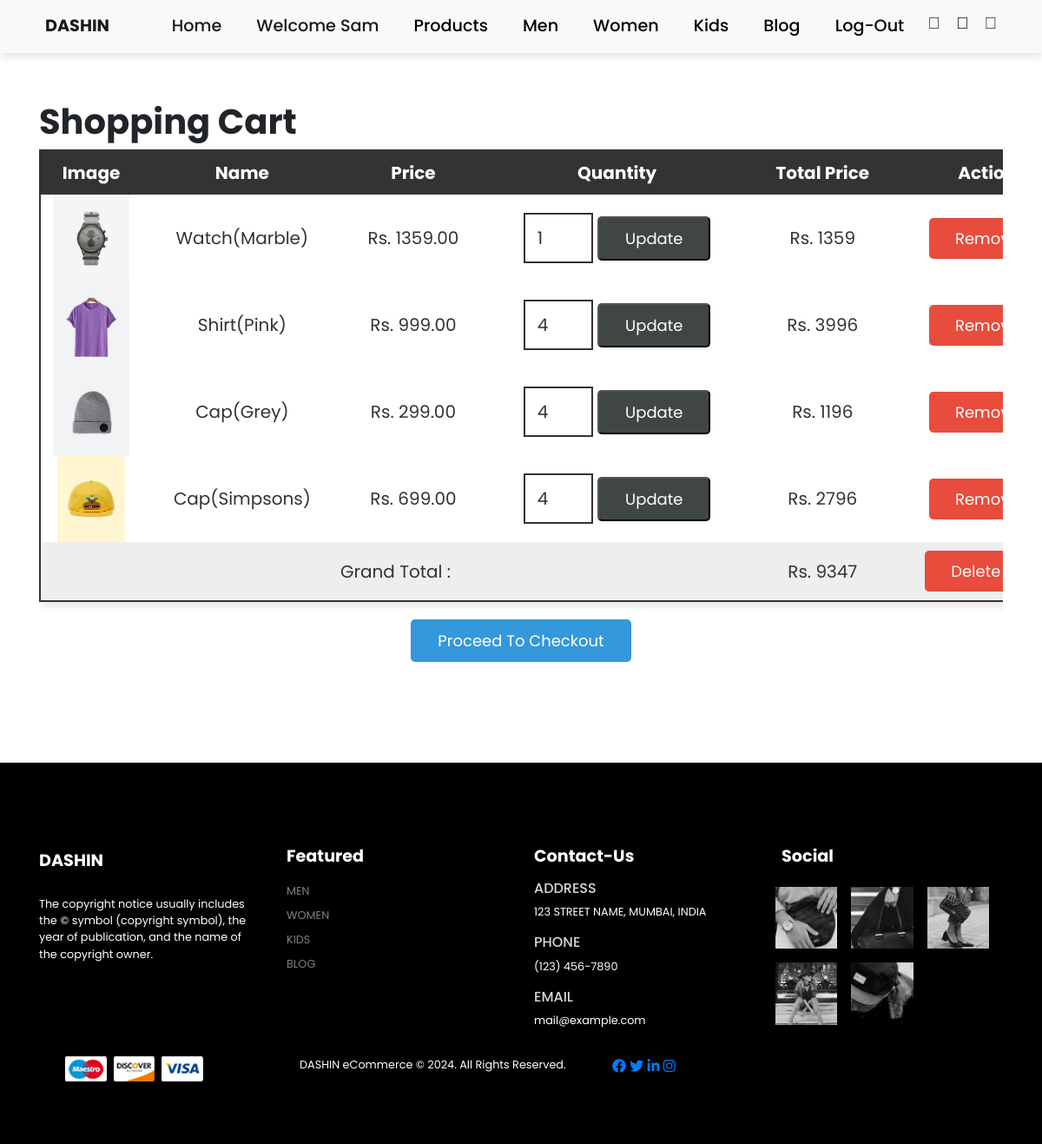
Page /cart.php (signed in) on the committed database.
### tables this page shows
CREATE TABLE `user_form` (
  `id` int(100) NOT NULL,
  `name` varchar(100) NOT NULL,
  `uname` varchar(100) NOT NULL,
  `email` varchar(100) NOT NULL,
  `password` varchar(100) NOT NULL
);

CREATE TABLE `cart` (
  `id` int(100) NOT NULL,
  `user_id` int(100) NOT NULL,
  `name` varchar(100) NOT NULL,
  `price` varchar(100) NOT NULL,
  `image` varchar(100) NOT NULL,
  `quantity` int(100) NOT NULL
);

### cart.php (the view, shortened to what this page needs)
<?php
include 'config.php';
$user_id = $_SESSION['user_id'];
?>
<!DOCTYPE html>
<html lang="en">
<head>
    <link rel="stylesheet" href="https://stackpath.bootstrapcdn.com/bootstrap/4.1.3/css/bootstrap.min.css"
>
    <link rel="stylesheet" href="https://pro.fontawesome.com/releases/v5.10.0/css/all.css" />
    <link rel="stylesheet" href="css/styleprod1.css">
</head>
<body>
<?php
    $select_user = mysqli_query($conn, "SELECT * FROM `user_form` WHERE id ='$user_id' ") or die('query failed');
    if(mysqli_num_rows($select_user) > 0){
        $fetch_user = mysqli_fetch_assoc($select_user);
    };
?>
    <nav class="navbar navbar-expand-lg navbar-light bg-light py-3 fixed-top">
        <div class="container">
          <a style="font-weight:bold" class="navbar-brand" href="newindex.php">DASHIN</a>
          <div class="collapse navbar-collapse" id="navbarSupportedContent">
            <ul class="navbar-nav ml-auto">
              <li class="nav-item">
                <a class="nav-link active" href="newindex.php">Home</a>
              </li>
              <li class="nav-item">
                <a class="nav-link active" href="">Welcome <?php echo $fetch_user['name']; ?></a>
              </li>
              <li class="nav-item">
                <a class="nav-link" href="products.php">Products</a>
              </li>
              <li class="nav-item">
                <a class="nav-link" href="men.php">Men</a>
              </li>
              <li class="nav-item">
                <a class="nav-link" href="women.php">Women</a>
              </li>
              <li class="nav-item">
                <a class="nav-link" href="kids.php">Kids</a>
              </li>
              <li class="nav-item">
                <a class="nav-link" href="blog.php">Blog</a>
              </li>
              <li class="nav-item">
                <a class="nav-link" href="products.php?logout=<?php echo $user_id; ?>" onclick="return confirm('Are you sure you want to Logout?'); ">Log-Out</a>
              </li>
              <li class="nav-item">
                <i class="fal fa-search"></i>
                <a href="cart.php" class="fal fa-shopping-bag" ></a>
                <i class="fal fa-user"></i>
              </li>
          </div>
        </div>
      </nav>
<section id="featured" class="my-5 py-5">
<div class="container">
<div class="shopping-cart">
    <h1 class="heading">Shopping Cart</h1>
    <table>
        <thead>
            <th>image</th>
            <th>name</th>
            <th>price</th>
            <th>quantity</th>
            <th>total price</th>
            <th>action</th>
        </thead>
        <tbody>
        <?php
            $grand_total = 0;
            $cart_query = mysqli_query($conn, "SELECT * FROM `cart` WHERE user_id = '$user_id' ") or die('query failed');
            if(mysqli_num_rows($cart_query) > 0){
            while($fetch_cart = mysqli_fetch_assoc($cart_query)){
        ?>
            <tr>
                <td><img src="img/<?php echo $fetch_cart['image']; ?>" height= 100 alt=""></td>
                <td><?php echo $fetch_cart['name']; ?></td>
                <td>Rs. <?php echo $fetch_cart['price']; ?></td>
                <td>
                    <form action="" method="post">
                        <input type="number" min="1" name="cart_quantity" value="<?php echo $fetch_cart['quantity']; ?>">
                        <input type="submit" name="update_cart" value="update" class="option-btn">
                    </form>
                </td>
                <td>Rs. <?php echo $sub_total = $fetch_cart['price'] * $fetch_cart['quantity'] ; ?></td>
                <td><a href="cart.php?remove=<?php echo $fetch_cart['id']; ?>" class="delete-btn" onclick="return confirm('Remove Item from Cart?');">Remove</a></td>
            </tr>
        <?php
            $grand_total += $sub_total;
              };
            }else{
                echo '<tr><td style="padding:20px; text-transform:capitalize;"  colspan="6">No Items added...</td></tr>' ;
            }
        ?>
        <tr class="table-bottom">
            <td colspan="4">Grand Total : </td>
            <td>Rs. <?php echo $grand_total; ?></td>
            <td><a href="cart.php?delete_all" class="delete-btn <?php echo ($grand_total > 1)?'':'disabled'; ?>" onclick="return confirm('Delete All Items from Cart?');">Delete All</a></td>
        </tr>
    </tbody>
    </table>
    <div class="cart-btn">
        <a href="checkout.php" class="btn <?php echo ($grand_total > 1)?'':'disabled'; ?>">Proceed to Checkout</a>
    </div>
    </div>
</div>
  </section>
  <footer class="mt-5 py-5">
    <div class="container mx-auto">
        <div class="row pt-5">
            <div class="footer-one col-lg-3 col-md-6 col-12">
                <a class="navbar-brand"><h5>DASHIN</h5></a>
                <p class="pt-3">The copyright notice usually includes the © symbol (copyright symbol), the year of publication, and the name of the copyright owner.</p>
            </div>
            <div class="footer-one col-lg-3 col-md-6 col-12 mb-3">
                <h5 class="pb-2">Featured</h5>
                <ul class="text-uppercase list-unstyled">
                    <li><a href="men.html">Men</a></li>
                    <li><a href="women.html">Women</a></li>
                    <li><a href="kids.html">Kids</a></li>
                    <li><a href="blog.html">Blog</a></li>
                </ul>
            </div>
            <div class="footer-one col-lg-3 col-md-6 col-12 mb-3 " >
                <h5 class="pb-2">Contact-Us</h5>
                <div>
                    <h6 class="text-uppercase">Address</h6>
                    <p>123 STREET NAME, MUMBAI, INDIA</p>
                </div>
                <div>
                    <h6 class="text-uppercase">Phone</h6>
                    <p>(123) 456-7890</p>
                </div>
                <div>
                    <h6 class="text-uppercase">Email</h6>
                    <p>mail@example.com</p>
                </div>
            </div>
            <div class="footer-one col-lg-3 col-md-6 col-12">
                <h5 class="pb-2">Social</h5>
                <div class="row">
                    <img class="img-fluid w-25 h-100 m-2" src="img/insta/1.jpg" alt="">
                    <img class="img-fluid w-25 h-100 m-2" src="img/insta/2.jpg" alt="">
                    <img class="img-fluid w-25 h-100 m-2" src="img/insta/3.jpg" alt="">
                    <img class="img-fluid w-25 h-100 m-2" src="img/insta/4.jpg" alt="">
                    <img class="img-fluid w-25 h-100 m-2" src="img/insta/5.jpg" alt="">
                </div>
            </div>
        </div>
        <div class="row container mx-auto">
            <div class="col-lg-3 col-md-6 col-12 mb-4">
                <img src="img/payment.png" alt="">
            </div>
            <div class="col-lg-4 col-md-6 col-12 text-nowrap mb-2">
                <p>DASHIN eCommerce &copy; 2024. All Rights Reserved.</p>
            </div>
            <div class="col-lg-4 col-md-6 col-12">
                <a href="#"><i class="fab fa-facebook"></i></a>
                <a href="#"><i class="fab fa-twitter"></i></a>
                <a href="#"><i class="fab fa-linkedin-in"></i></a>
                <a href="#"><i class="fab fa-instagram"></i></a>
            </div>
        </div>
    </div>
</footer>
</body>
</html>

### css/styleprod1.css (style rules this page uses)
:root { --blue:#3498db; --red:#e74c3c; --orange:#f39c12; --black:#333; --white:#fff; --light-bg:#eee; --box-shadow:0 5px 10px rgba(0,0,0,.1); --border:2px solid var(--black); }
* { margin: 0; padding: 0; box-sizing: border-box; }
body { font-family: "Poppins", sans-serif; }
.btn, .delete-btn, .option-btn { display: inline-block; padding: 10px 30px; cursor: pointer; font-size: 18px; color: white; border-radius: 5px; text-transform: capitalize; }
.btn { background-color: var(--blue); margin-top: 10px; }
.delete-btn { background-color: var(--red); }
.option-btn { background-color: rgb(64, 70, 69); }
h1 { font-size: 2.5rem; font-weight: 700; }
h5 { font-size: 1rem; font-weight: 400; color: #1d1d1d; }
h6 { color: #d8d8d8; }
.navbar { font-size: 16px; top: 0; left: 0; box-shadow: 0 5px 10px rgba(0,0,0,0.1); }
.navbar-light .navbar-nav .nav-link { padding: 0 20px; color: black; transition: 0.3s ease; }
.navbar-light .navbar-nav .nav-link:hover, .navbar i:hover,.navbar a:hover, .navbar-light .navbar-nav .nav-link.active .navbar i.active,.navbar a.active { color: burlywood; }
.navbar a { color: black; }
.navbar i { font-size: 1.2rem; padding: 0 7px; cursor: pointer; font-weight: 500; transition: 0.3s ease; }
.navbar a { font-size: 1.2rem; padding: 0 7px; cursor: pointer; font-weight: 500; transition: 0.3s ease; }
footer { background-color: black; }
footer h5 { color : white; font-weight: 700; font-size: 1.2rem; }
footer li { padding-bottom: 4px; }
footer li a { font-size: 0.8rem; color: gray; }
footer p { color: white; font-size: 0.8rem; }
.container .shopping-cart { padding: 20px 0; }
.container .shopping-cart table { width: 100%; text-align: center; border: var(--border); border-radius: 5px; box-shadow: var(--box-shadow); background-color: var(--white); }
.container .shopping-cart table thead { background-color: var(--black); }
.container .shopping-cart table thead th { padding: 10px; color: var(--white); text-transform: capitalize; font-size: 20px; }
.container .shopping-cart table .table-bottom { background-color: var(--light-bg); }
.container .shopping-cart table tr td { padding: 10px; font-size: 20px; color: var(--black); }
.container .shopping-cart table tr td:nth-child(1) { padding: 0; }
.container .shopping-cart table tr td input[type="number"] { width: 80px; border: var(--border); padding: 12px 14px; font-size: 20px; color: var(--black); }
.container .shopping-cart .cart-btn { margin-top: 10px; text-align: center; }
@media (max-width: 1200px) { .container .shopping-cart { overflow-x: scroll; } }
@media (max-width: 1200px) { .container .shopping-cart table { width: 1200px; } }

### rows in the picture
user_form: name "Sam"
cart: image (picture), name "Watch(Marble)", price "1359.00", cart_quantity "1", $sub_total = $fetch_cart['price'] * $fetch_cart['quantity'] "1359"
cart: image (picture), name "Shirt(Pink)", price "999.00", cart_quantity "4", $sub_total = $fetch_cart['price'] * $fetch_cart['quantity'] "3996"
cart: image (picture), name "Cap(Grey)", price "299.00", cart_quantity "4", $sub_total = $fetch_cart['price'] * $fetch_cart['quantity'] "1196"
cart: image (picture), name "Cap(Simpsons)", price "699.00", cart_quantity "4", $sub_total = $fetch_cart['price'] * $fetch_cart['quantity'] "2796"

### other values in the picture
$grand_total "9347"
